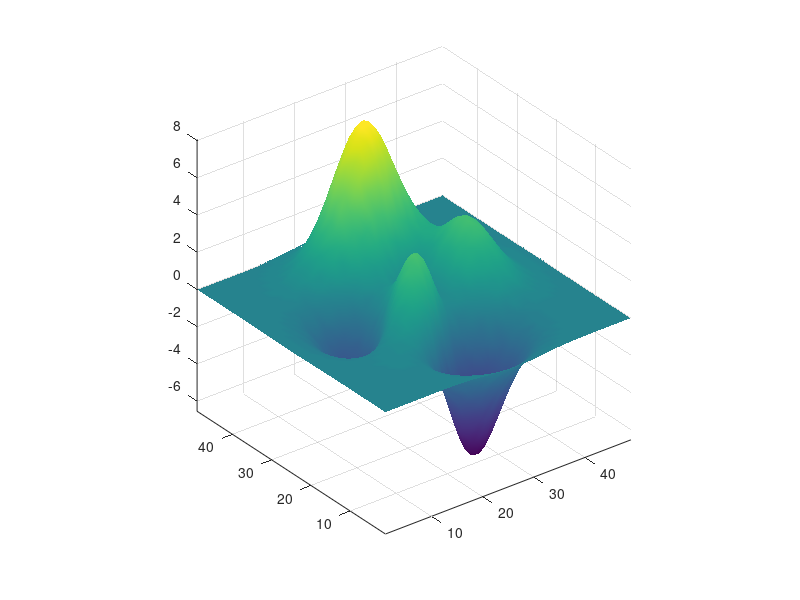

Here is the MATLAB script that generated this plot: (Note: this script raises an error after producing the figure.)
% Example of using CaptureFigVid
% Cheers, Dr. Alan Jennings, Research assistant professor, 
% Department of Aeronautics and Astronautics, Air Force Institute of Technology

%% Set up 3D plot to record
figure(171);clf;
surf(peaks,'EdgeColor','none','FaceColor','interp','FaceLighting','phong')
daspect([1,1,.3]);axis tight;

%% Set up recording parameters (optional), and record
OptionZ.FrameRate=30;OptionZ.Duration=30;OptionZ.Periodic=true;
CaptureFigVid([-20,30;160,30;340,30;340,210;340,390,], 'Mat_3d',OptionZ)
